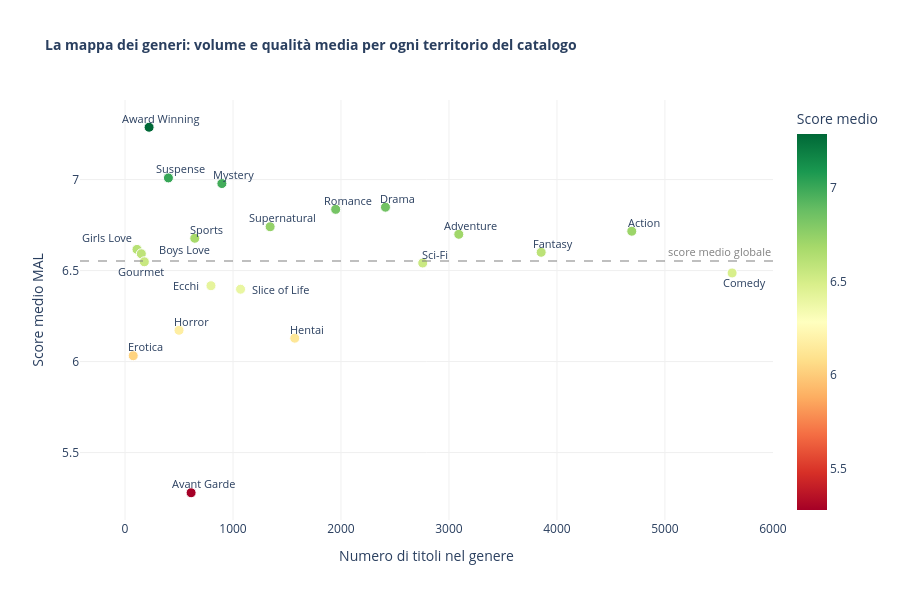

Notebook source saved alongside this figure:
### Markdown cell above
## 1. I punti di riferimento: dalla mappa dei generi alla Hall of Fame

Ogni navigazione parte da una visione d'insieme. Prima di scegliere un titolo specifico, vale la pena capire com'è fatto il territorio: quanti generi esistono, quanto sono grandi, quanto sono affidabili in termini di qualità media. Solo dopo aver capito la struttura del catalogo ha senso chiedersi: quali sono i titoli migliori al suo interno?

Il grafico che segue mappa tutti i generi su due assi: quanti anime esistono per quel genere (quanto è popolato il territorio) e qual è il loro punteggio medio (quanto è affidabile come zona di esplorazione). Un genere in alto a destra ha molti titoli di alta qualità: è un territorio ricco e consolidato. Un genere in alto a sinistra ha pochi titoli ma molto buoni: è una nicchia preziosa. Per chi vuole allargare la propria mappa, questo grafico mostra dove vale la pena guardare.

### Code cell
import plotly.express as px

det_g = details.dropna(subset=['genres', 'score']).copy()
det_g['genre'] = det_g['genres'].str[2:-2].str.split("', '")
det_g = det_g.explode('genre')
det_g = det_g[det_g['genre'].str.strip() != '']

genre_stats = (
    det_g.groupby('genre')
    .agg(n_titoli=('mal_id', 'count'), score_medio=('score', 'mean'))
    .query('n_titoli >= 30')
    .sort_values('score_medio', ascending=False)
    .reset_index()
)

score_mean = genre_stats['score_medio'].mean()

fig = px.scatter(
    genre_stats,
    x='n_titoli',
    y='score_medio',
    color='score_medio',
    color_continuous_scale='RdYlGn',
    hover_name='genre',
    hover_data={'n_titoli': True, 'score_medio': ':.2f'},
    labels={
        'n_titoli': 'Numero di titoli nel genere',
        'score_medio': 'Score medio MAL',
    },
    title='<b>La mappa dei generi: volume e qualità media per ogni territorio del catalogo</b>',
)

fig.update_traces(
    marker=dict(size=10, line=dict(color='white', width=1)),
)

# Offset custom per i generi sovrapposti, default per gli altri
custom_offsets = {
    'Girls Love':   dict(xshift=-30, yshift=12),
    'Boys Love':    dict(xshift=40,  yshift=12),
    'Gourmet':      dict(xshift=0,   yshift=-18),
    'Ecchi':        dict(xshift=-25, yshift=0),
    'Slice of Life':dict(xshift=40,  yshift=0),
    'Comedy':       dict(xshift=12,  yshift=-10),
}
default_offset = dict(xshift=12, yshift=9)

for _, row in genre_stats.iterrows():
    off = custom_offsets.get(row['genre'], default_offset)
    fig.add_annotation(
        x=row['n_titoli'],
        y=row['score_medio'],
        text=row['genre'],
        showarrow=False,
        font=dict(size=11),
        **off,
    )

fig.add_hline(
    y=score_mean,
    line_dash='dash',
    line_color='grey',
    opacity=0.5,
    annotation_text='score medio globale',
    annotation_position='top right',
    annotation_font_size=11,
    annotation_font_color='grey',
)

fig.update_layout(
    font_size=12,
    title_font_size=14,
    coloraxis_colorbar=dict(title='Score medio'),
    plot_bgcolor='white',
    paper_bgcolor='white',
    xaxis=dict(showgrid=True, gridcolor='#f0f0f0', zeroline=False),
    yaxis=dict(showgrid=True, gridcolor='#f0f0f0', zeroline=False),
    height=600,
)

fig.show()

### Figure 1 — Plotly figure (JSON) as saved in the notebook; plotly's stock layout.template omitted (floating-point values rounded to 4 significant figures)
{"data": [{"hovertemplate": "<b>%{hovertext}</b><br><br>Numero di titoli nel genere=%{x}<br>Score medio MAL=%{marker.color:.2f}<extra></extra>", "hovertext": ["Award Winning", "Suspense", "Mystery", "Drama", "Romance", "Supernatural", "Action", "Adventure", "Sports", "Girls Love", "Fantasy", "Gourmet", "Boys Love", "Sci-Fi", "Comedy", "Ecchi", "Slice of Life", "Horror", "Hentai", "Erotica", "Avant Garde"], "legendgroup": "", "marker": {"color": [7.287, 7.009, 6.978, 6.848, 6.836, 6.741, 6.716, 6.699, 6.677, 6.616, 6.6, 6.592, 6.548, 6.541, 6.486, 6.416, 6.397, 6.172, 6.128, 6.032, 5.279], "coloraxis": "coloraxis", "symbol": "circle", "line": {"color": "white", "width": 1}, "size": 10}, "mode": "markers", "name": "", "orientation": "v", "showlegend": false, "x": [223, 402, 897, 2412, 1951, 1344, 4693, 3091, 646, 111, 3854, 151, 179, 2757, 5622, 796, 1070, 500, 1572, 76, 612], "xaxis": "x", "y": [7.287, 7.009, 6.978, 6.848, 6.836, 6.741, 6.716, 6.699, 6.677, 6.616, 6.6, 6.592, 6.548, 6.541, 6.486, 6.416, 6.397, 6.172, 6.128, 6.032, 5.279], "yaxis": "y", "type": "scatter"}], "layout": {"xaxis": {"anchor": "y", "domain": [0.0, 1.0], "title": {"text": "Numero di titoli nel genere"}, "showgrid": true, "gridcolor": "#f0f0f0", "zeroline": false}, "yaxis": {"anchor": "x", "domain": [0.0, 1.0], "title": {"text": "Score medio MAL"}, "showgrid": true, "gridcolor": "#f0f0f0", "zeroline": false}, "coloraxis": {"colorbar": {"title": {"text": "Score medio"}}, "colorscale": [[0.0, "rgb(165,0,38)"], [0.1, "rgb(215,48,39)"], [0.2, "rgb(244,109,67)"], [0.3, "rgb(253,174,97)"], [0.4, "rgb(254,224,139)"], [0.5, "rgb(255,255,191)"], [0.6, "rgb(217,239,139)"], [0.7, "rgb(166,217,106)"], [0.8, "rgb(102,189,99)"], [0.9, "rgb(26,152,80)"], [1.0, "rgb(0,104,55)"]]}, "legend": {"tracegroupgap": 0}, "title": {"text": "<b>La mappa dei generi: volume e qualità media per ogni territorio del catalogo</b>", "font": {"size": 14}}, "annotations": [{"font": {"size": 11}, "showarrow": false, "text": "Award Winning", "x": 223, "xshift": 12, "y": 7.287, "yshift": 9}, {"font": {"size": 11}, "showarrow": false, "text": "Suspense", "x": 402, "xshift": 12, "y": 7.009, "yshift": 9}, {"font": {"size": 11}, "showarrow": false, "text": "Mystery", "x": 897, "xshift": 12, "y": 6.978, "yshift": 9}, {"font": {"size": 11}, "showarrow": false, "text": "Drama", "x": 2412, "xshift": 12, "y": 6.848, "yshift": 9}, {"font": {"size": 11}, "showarrow": false, "text": "Romance", "x": 1951, "xshift": 12, "y": 6.836, "yshift": 9}, {"font": {"size": 11}, "showarrow": false, "text": "Supernatural", "x": 1344, "xshift": 12, "y": 6.741, "yshift": 9}, {"font": {"size": 11}, "showarrow": false, "text": "Action", "x": 4693, "xshift": 12, "y": 6.716, "yshift": 9}, {"font": {"size": 11}, "showarrow": false, "text": "Adventure", "x": 3091, "xshift": 12, "y": 6.699, "yshift": 9}, {"font": {"size": 11}, "showarrow": false, "text": "Sports", "x": 646, "xshift": 12, "y": 6.677, "yshift": 9}, {"font": {"size": 11}, "showarrow": false, "text": "Girls Love", "x": 111, "xshift": -30, "y": 6.616, "yshift": 12}, {"font": {"size": 11}, "showarrow": false, "text": "Fantasy", "x": 3854, "xshift": 12, "y": 6.6, "yshift": 9}, {"font": {"size": 11}, "showarrow": false, "text": "Gourmet", "x": 151, "xshift": 0, "y": 6.592, "yshift": -18}, {"font": {"size": 11}, "showarrow": false, "text": "Boys Love", "x": 179, "xshift": 40, "y": 6.548, "yshift": 12}, {"font": {"size": 11}, "showarrow": false, "text": "Sci-Fi", "x": 2757, "xshift": 12, "y": 6.541, "yshift": 9}, {"font": {"size": 11}, "showarrow": false, "text": "Comedy", "x": 5622, "xshift": 12, "y": 6.486, "yshift": -10}, {"font": {"size": 11}, "showarrow": false, "text": "Ecchi", "x": 796, "xshift": -25, "y": 6.416, "yshift": 0}, {"font": {"size": 11}, "showarrow": false, "text": "Slice of Life", "x": 1070, "xshift": 40, "y": 6.397, "yshift": 0}, {"font": {"size": 11}, "showarrow": false, "text": "Horror", "x": 500, "xshift": 12, "y": 6.172, "yshift": 9}, {"font": {"size": 11}, "showarrow": false, "text": "Hentai", "x": 1572, "xshift": 12, "y": 6.128, "yshift": 9}, {"font": {"size": 11}, "showarrow": false, "text": "Erotica", "x": 76, "xshift": 12, "y": 6.032, "yshift": 9}, {"font": {"size": 11}, "showarrow": false, "text": "Avant Garde", "x": 612, "xshift": 12, "y": 5.279, "yshift": 9}, {"font": {"color": "grey", "size": 11}, "showarrow": false, "text": "score medio globale", "x": 1, "xanchor": "right", "xref": "x domain", "y": 6.552, "yanchor": "bottom", "yref": "y"}], "shapes": [{"line": {"color": "grey", "dash": "dash"}, "opacity": 0.5, "type": "line", "x0": 0, "x1": 1, "xref": "x domain", "y0": 6.552, "y1": 6.552, "yref": "y"}], "font": {"size": 12}, "plot_bgcolor": "white", "paper_bgcolor": "white", "height": 600}}
